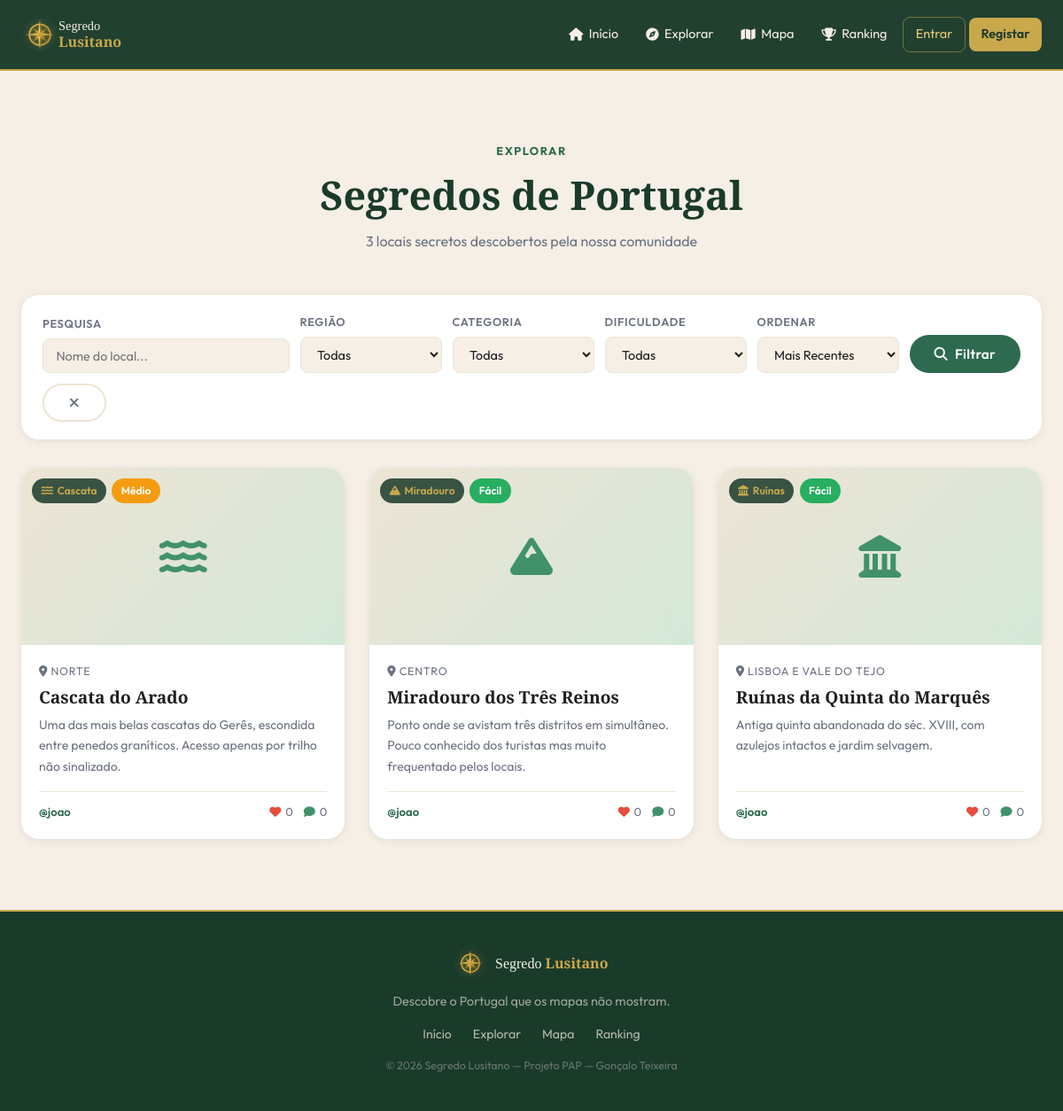
/pages/explorar.php, run on the app's committed database.
### tables this page shows
CREATE TABLE locais (
    id            INT AUTO_INCREMENT PRIMARY KEY,
    utilizador_id INT          NOT NULL,
    categoria_id  INT          NOT NULL,
    regiao_id     INT          NOT NULL,
    nome          VARCHAR(150) NOT NULL,
    descricao     TEXT         NOT NULL,
    latitude      DECIMAL(10,7) NOT NULL,
    longitude     DECIMAL(10,7) NOT NULL,
    dificuldade   ENUM('facil','medio','dificil') DEFAULT 'medio',
    foto_capa     VARCHAR(255)  DEFAULT NULL,
    estado        ENUM('pendente','aprovado','rejeitado') DEFAULT 'aprovado',
    vistas        INT           DEFAULT 0,
    criado_em     DATETIME      DEFAULT CURRENT_TIMESTAMP,
    FOREIGN KEY (utilizador_id) REFERENCES utilizadores(id) ON DELETE CASCADE,
    FOREIGN KEY (categoria_id)  REFERENCES categorias(id)   ON DELETE RESTRICT,
    FOREIGN KEY (regiao_id)     REFERENCES regioes(id)      ON DELETE RESTRICT
);

CREATE TABLE categorias (
    id      INT AUTO_INCREMENT PRIMARY KEY,
    nome    VARCHAR(80) NOT NULL,
    icone   VARCHAR(50) DEFAULT 'fas fa-map-pin'
);

CREATE TABLE regioes (
    id   INT AUTO_INCREMENT PRIMARY KEY,
    nome VARCHAR(80) NOT NULL
);

CREATE TABLE utilizadores (
    id          INT AUTO_INCREMENT PRIMARY KEY,
    nome        VARCHAR(100)        NOT NULL,
    username    VARCHAR(50)         NOT NULL UNIQUE,
    email       VARCHAR(150)        NOT NULL UNIQUE,
    password    VARCHAR(255)        NOT NULL,
    avatar      VARCHAR(255)        DEFAULT NULL,
    bio         TEXT                DEFAULT NULL,
    pontos      INT                 DEFAULT 0,
    role        ENUM('user','admin') DEFAULT 'user',
    ativo       TINYINT(1)          DEFAULT 1,
    verificado  TINYINT(1)          DEFAULT 0,
    criado_em   DATETIME            DEFAULT CURRENT_TIMESTAMP
);

### includes/config.php (called while the page is built, shortened)
<?php
function db(): PDO {
    static $pdo = null;
    if ($pdo === null) {
        $dsn = 'mysql:host=' . DB_HOST . ';dbname=' . DB_NAME . ';charset=utf8mb4';
        $options = [
            PDO::ATTR_ERRMODE            => PDO::ERRMODE_EXCEPTION,
            PDO::ATTR_DEFAULT_FETCH_MODE => PDO::FETCH_ASSOC,
            PDO::ATTR_EMULATE_PREPARES   => false,
        ];
        $pdo = new PDO($dsn, DB_USER, DB_PASS, $options);
    }
    return $pdo;
}

### includes/functions.php (called while the page is built, shortened)
<?php
require_once __DIR__ . '/config.php';
require_once __DIR__ . '/auth.php';
function get_locais(array $filtros = [], int $limite = 12, int $offset = 0): array {
    $where = ['l.estado = "aprovado"'];
    $params = [];
    $ordem_input = $filtros['ordem'] ?? 'recente';
    $ordem_permitida = ['likes', 'vistas', 'recente'];
    $order = match($ordem_input) {
        'likes'  => '(SELECT COUNT(*) FROM likes WHERE local_id = l.id) DESC',
        'vistas' => 'l.vistas DESC',
        default  => 'l.criado_em DESC'
    };
    $sql = 'SELECT l.*, c.nome AS categoria_nome, c.icone AS categoria_icone,
                   r.nome AS regiao_nome, u.username, u.nome AS autor_nome,
                   (SELECT COUNT(*) FROM likes WHERE local_id = l.id) AS total_likes,
                   (SELECT COUNT(*) FROM comentarios WHERE local_id = l.id) AS total_comentarios
            FROM locais l
            JOIN categorias c ON c.id = l.categoria_id
            JOIN regioes r    ON r.id = l.regiao_id
            JOIN utilizadores u ON u.id = l.utilizador_id
            WHERE ' . implode(' AND ', $where) .
           ' ORDER BY ' . $order .
           ' LIMIT ' . (int)$limite . ' OFFSET ' . (int)$offset;
    $st = db()->prepare($sql);
    $st->execute($params);
    return $st->fetchAll();
}
function count_locais(array $filtros = []): int {
    $where = ['l.estado = "aprovado"'];
    $params = [];
    $st = db()->prepare('SELECT COUNT(*) FROM locais l WHERE ' . implode(' AND ', $where));
    $st->execute($params);
    return (int)$st->fetchColumn();
}

### includes/auth.php (called while the page is built, shortened)
<?php
require_once __DIR__ . '/config.php';
function h(string $s): string {
    return htmlspecialchars($s, ENT_QUOTES, 'UTF-8');
}

### pages/explorar.php (the view, shortened to what this page needs)
<?php
require_once dirname(__DIR__) . '/includes/functions.php';
$por_pagina = 12;
$pagina     = max(1, (int)($_GET['pagina'] ?? 1));
$offset     = ($pagina - 1) * $por_pagina;
$filtros = [
    'regiao'      => $_GET['regiao']      ?? '',
    'categoria'   => $_GET['categoria']   ?? '',
    'dificuldade' => $_GET['dificuldade'] ?? '',
    'pesquisa'    => $_GET['pesquisa']    ?? '',
    'ordem'       => $_GET['ordem']       ?? 'recente',
];
$locais     = get_locais($filtros, $por_pagina, $offset);
$total      = count_locais($filtros);
include dirname(__DIR__) . '/includes/header.php';
?>
<div class="page-content">
<section class="section">
  <div class="container-lg">
    <div class="section-header">
      <span class="label">Explorar</span>
      <h2>Segredos de Portugal</h2>
      <p><?= $total ?> locais secretos descobertos pela nossa comunidade</p>
    </div>
    <div class="filtros-bar">
      <form class="filtros-form" method="GET">
        <div class="filtro-group" style="flex:2; min-width:200px;">
          <label for="pesquisa">Pesquisa</label>
          <input type="search" id="pesquisa" name="pesquisa" placeholder="Nome do local..."
                 value="<?= h($filtros['pesquisa']) ?>">
        </div>
        <div class="filtro-group">
          <label for="regiao">Região</label>
          <select id="regiao" name="regiao">
            <option value="">Todas</option>
          </select>
        </div>
        <div class="filtro-group">
          <label for="categoria">Categoria</label>
          <select id="categoria" name="categoria">
            <option value="">Todas</option>
          </select>
        </div>
        <div class="filtro-group">
          <label for="dificuldade">Dificuldade</label>
          <select id="dificuldade" name="dificuldade">
            <option value="">Todas</option>
          </select>
        </div>
        <div class="filtro-group">
          <label for="ordem">Ordenar</label>
          <select id="ordem" name="ordem">
            <option value="recente" <?= $filtros['ordem']==='recente' ? 'selected':'' ?>>Mais Recentes</option>
          </select>
        </div>
        <button type="submit" class="btn btn-verde"><i class="fas fa-search"></i> Filtrar</button>
        <a href="<?= SITE_URL ?>/pages/explorar.php" class="btn btn-outline" style="color:var(--texto-muted);border-color:var(--creme-escuro);">
          <i class="fas fa-times"></i>
        </a>
      </form>
    </div>
    <?php if ($locais): ?>
      <div class="cards-grid">
        <?php foreach ($locais as $local): ?>
          <?php include dirname(__DIR__) . '/includes/card_local.php'; ?>
        <?php endforeach; ?>
      </div>
    <?php endif; ?>
  </div>
</section>
</div>
<?php include dirname(__DIR__) . '/includes/footer.php'; ?>

### includes/card_local.php
<?php
$dif_class = [
    'facil'   => 'badge-dif-facil',
    'medio'   => 'badge-dif-medio',
    'dificil' => 'badge-dif-dificil',
][$local['dificuldade']] ?? 'badge-dif-medio';
$dif_label = [
    'facil'   => 'Fácil',
    'medio'   => 'Médio',
    'dificil' => 'Difícil',
][$local['dificuldade']] ?? 'Médio';
?>
<article class="card">
  <a href="<?= SITE_URL ?>/pages/local.php?id=<?= $local['id'] ?>" class="card-img" style="display:block;">
    <?php if ($local['foto_capa']): ?>
      <img src="<?= SITE_URL ?>/uploads/locais/<?= h($local['foto_capa']) ?>"
           alt="<?= h($local['nome']) ?>" loading="lazy">
    <?php else: ?>
      <div class="card-img-placeholder"><i class="<?= h($local['categoria_icone']) ?>"></i></div>
    <?php endif; ?>
    <div class="card-badges">
      <span class="badge badge-cat"><i class="<?= h($local['categoria_icone']) ?>"></i> <?= h($local['categoria_nome']) ?></span>
      <span class="badge <?= $dif_class ?>"><?= $dif_label ?></span>
    </div>
  </a>
  <div class="card-body">
    <div class="card-region"><i class="fas fa-map-marker-alt"></i> <?= h($local['regiao_nome']) ?></div>
    <h3 class="card-title">
      <a href="<?= SITE_URL ?>/pages/local.php?id=<?= $local['id'] ?>"><?= h($local['nome']) ?></a>
    </h3>
    <p class="card-desc"><?= h($local['descricao']) ?></p>
    <div class="card-meta">
      <span style="font-size:.82rem;">
        <a href="<?= SITE_URL ?>/pages/perfil.php?id=<?= $local['utilizador_id'] ?>" style="color:var(--verde);font-weight:600;">
          @<?= h($local['username']) ?>
        </a>
      </span>
      <div class="card-meta-stats">
        <span><i class="fas fa-heart"></i> <?= (int)$local['total_likes'] ?></span>
        <span><i class="fas fa-comment"></i> <?= (int)$local['total_comentarios'] ?></span>
      </div>
    </div>
  </div>
</article>

### data on the page
locais: categoria.nome "Cascata", dificuldade "Médio", regiao.nome "NORTE", nome "Cascata do Arado", descricao "Uma das mais belas cascatas do Gerês, escondida entre penedos graníticos. Acesso apenas por trilho não sinalizado.", utilizador.username "joao", total_likes "0", total_comentarios "0"
locais: categoria.nome "Miradouro", dificuldade "Fácil", regiao.nome "CENTRO", nome "Miradouro dos Três Reinos", descricao "Ponto onde se avistam três distritos em simultâneo. Pouco conhecido dos turistas mas muito frequentado pelos locais.", utilizador.username "joao", total_likes "0", total_comentarios "0"
locais: categoria.nome "Ruínas", dificuldade "Fácil", regiao.nome "LISBOA E VALE DO TEJO", nome "Ruínas da Quinta do Marquês", descricao "Antiga quinta abandonada do séc. XVIII, com azulejos intactos e jardim selvagem.", utilizador.username "joao", total_likes "0", total_comentarios "0"

### other printed values
$total "3"
